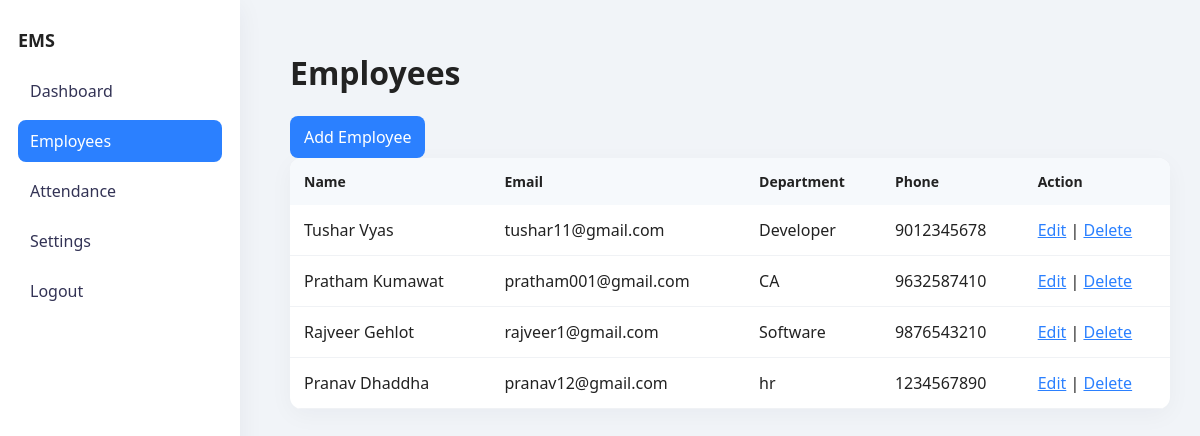
The app's page /employees.php (signed in) with its own data.
### tables this page shows
CREATE TABLE `employees` (
  `id` int(11) NOT NULL,
  `name` varchar(100) DEFAULT NULL,
  `email` varchar(100) DEFAULT NULL,
  `department` varchar(50) DEFAULT NULL,
  `phone` varchar(20) DEFAULT NULL
);

### employees.php (the view, shortened to what this page needs)
<?php
require "db_connect.php";
?>
<?php
$result = $conn->query("SELECT * FROM employees ORDER BY id DESC");
?>
<!doctype html>
<html>
<head>
    <link rel="stylesheet" href="style.css">
</head>
<body>
<div class="sidebar">
    <div class="logo">EMS</div>
    <nav>
        <a href="index.php">Dashboard</a>
        <a href="employees.php" class="active">Employees</a>
        <a href="attendance.php">Attendance</a>
        <a href="setting.php">Settings</a>
        <a href="logout.php">Logout</a>
    </nav>
</div>
<div class="main">
    <h1>Employees</h1>
    <a class="btn" href="employees.php?action=add">Add Employee</a>
    <table class="list">
        <thead>
            <tr>
                <th>Name</th><th>Email</th><th>Department</th><th>Phone</th><th>Action</th>
            </tr>
        </thead>
        <tbody>
            <?php while($row = $result->fetch_assoc()): ?>
            <tr>
                <td><?= $row['name'] ?></td>
                <td><?= $row['email'] ?></td>
                <td><?= $row['department'] ?></td>
                <td><?= $row['phone'] ?></td>
                <td>
                    <a href="employees.php?action=edit&id=<?= $row['id'] ?>">Edit</a> |
                    <a href="employees.php?action=delete&id=<?= $row['id'] ?>"
                        onclick="return confirm('Delete this employee?')">Delete</a>
                </td>
            </tr>
            <?php endwhile; ?>
        </tbody>
    </table>
</div>
</body>
</html>

### style.css (style rules this page uses)
* { box-sizing: border-box; }
body { font-family: 'Segoe UI', Roboto, Arial, sans-serif; margin: 0; background: #f1f4f8; color: #222; }
a { color: #2b80ff; }
.sidebar { width: 240px; background: #ffffff; height: 100vh; position: fixed; left: 0; top: 0; padding: 28px 18px; box-shadow: 0 6px 24px rgba(20, 30, 60, 0.06); }
.sidebar .logo { font-weight: 700; font-size: 18px; margin-bottom: 18px; }
.sidebar nav a { display: block; padding: 10px 12px; margin-bottom: 8px; border-radius: 8px; text-decoration: none; color: #335; }
.sidebar nav a.active, .sidebar nav a:hover { background: #2b80ff; color: #fff; }
.main { margin-left: 260px; padding: 30px; }
.btn { display: inline-block; background: #2b80ff; color: #fff; padding: 10px 14px; border-radius: 8px; text-decoration: none; }
table.list { width: 100%; border-collapse: collapse; background: #fff; border-radius: 12px; overflow: hidden; box-shadow: 0 6px 24px rgba(20, 30, 60, 0.04); }
table.list thead th { background: #f6f9fc; padding: 14px; text-align: left; font-size: 14px; }
table.list td { padding: 14px; border-bottom: 1px solid #f0f2f5; }

### records on screen
employees: name "Tushar Vyas", email "tushar11@gmail.com", department "Developer", phone "9012345678"
employees: name "Pratham Kumawat", email "pratham001@gmail.com", department "CA", phone "9632587410"
employees: name "Rajveer Gehlot", email "rajveer1@gmail.com", department "Software", phone "9876543210"
employees: name "Pranav Dhaddha", email "pranav12@gmail.com", department "hr", phone "1234567890"
